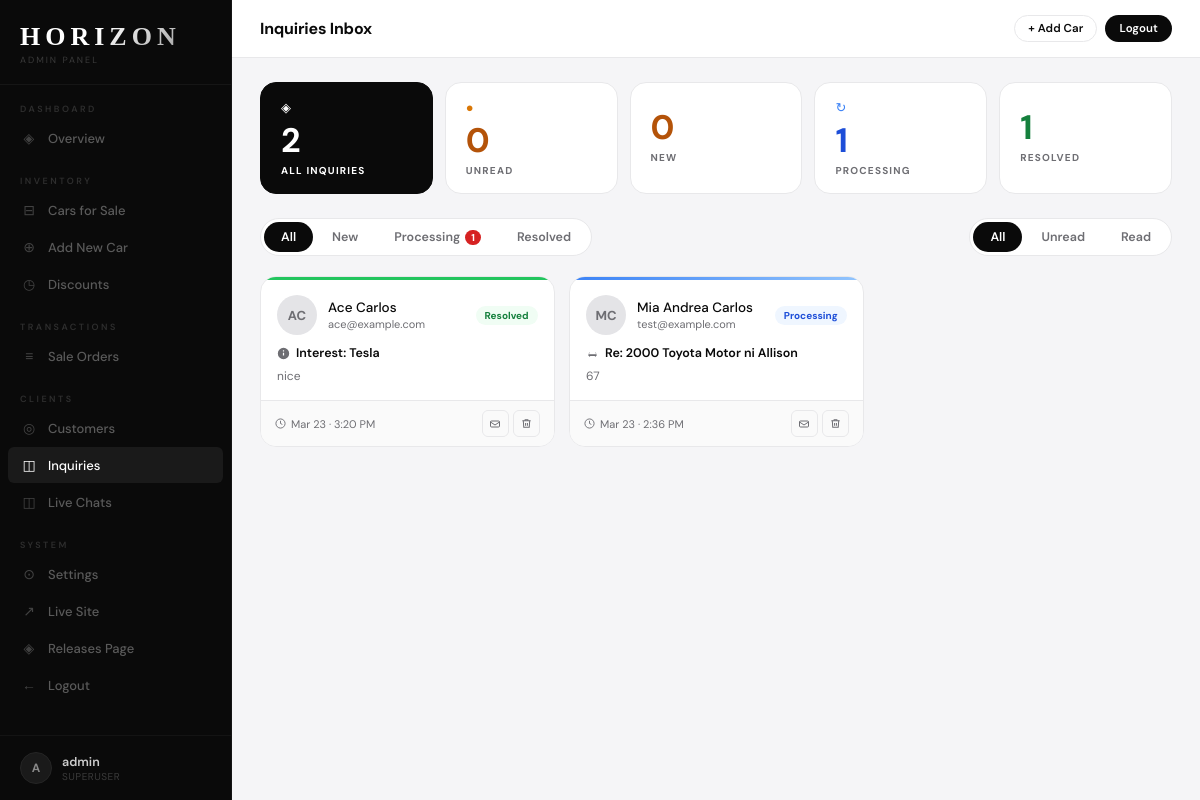
Screenshot of /admin-panel/inquiries/?status=all&read=all (signed in) with the database file from the repository.
### horizon/models.py (models this page shows, shortened)
class Inquiry(models.Model):
    STATUS_CHOICES = [
        ('new',        'New'),
        ('processing', 'Processing'),
        ('resolved',   'Resolved'),
    ]
    first_name       = models.CharField(max_length=50)
    last_name        = models.CharField(max_length=50)
    email            = models.EmailField()
    phone            = models.CharField(max_length=20, blank=True)
    vehicle_interest = models.CharField(max_length=50, blank=True)
    car              = models.ForeignKey('Car', null=True, blank=True, on_delete=models.SET_NULL, related_name='inquiries')
    message          = models.TextField()
    status           = models.CharField(max_length=20, choices=STATUS_CHOICES, default='new')
    admin_notes      = models.TextField(blank=True)
    created_at       = models.DateTimeField(auto_now_add=True)
    is_read          = models.BooleanField(default=False)
    @property
    def full_name(self):
        return f"{self.first_name} {self.last_name}"

class Car(models.Model):
    BRAND_CHOICES = [
        ('bmw', 'BMW'),
        ('benz', 'Mercedes-Benz'),
        ('toyota', 'Toyota'),
        ('tesla', 'Tesla'),
        ('porsche', 'Porsche'),
        ('lexus', 'Lexus'),
        ('foton', 'Foton'),
    ]
    CATEGORY_CHOICES = [
        ('sedan', 'Sedan'),
        ('suv', 'SUV'),
        ('sports', 'Sports'),
        ('electric', 'Electric'),
        ('truck', 'Truck'),
        ('van', 'Van/MPV'),
        ('crossover', 'Crossover'),
        ('pickup', 'Pickup'),
    ]
    LISTING_CHOICES = [('sale', 'For Sale')]
    STATUS_CHOICES  = [('available', 'Available'), ('reserved', 'Reserved'), ('sold', 'Sold')]
    TRANSMISSION_CHOICES = [('automatic', 'Automatic'), ('manual', 'Manual'), ('cvt', 'CVT')]
    FUEL_CHOICES = [('gasoline', 'Gasoline'), ('diesel', 'Diesel'), ('electric', 'Electric'), ('hybrid', 'Hybrid')]
    brand        = models.CharField(max_length=20, choices=BRAND_CHOICES)
    model        = models.CharField(max_length=100)
    year         = models.IntegerField()
    category     = models.CharField(max_length=20, choices=CATEGORY_CHOICES)
    listing_type = models.CharField(max_length=10, choices=LISTING_CHOICES, default='sale')
    sale_price   = models.DecimalField(max_digits=12, decimal_places=2, null=True, blank=True)
    status       = models.CharField(max_length=20, choices=STATUS_CHOICES, default='available')
    mileage      = models.IntegerField(null=True, blank=True)
    transmission = models.CharField(max_length=20, choices=TRANSMISSION_CHOICES, default='automatic')
    fuel_type    = models.CharField(max_length=20, choices=FUEL_CHOICES, default='gasoline')
    color        = models.CharField(max_length=50, blank=True)
    plate_number = models.CharField(max_length=20, blank=True)
    description  = models.TextField(blank=True)
    photo   = models.ImageField(upload_to='cars/', null=True, blank=True)
    photo_2 = models.ImageField(upload_to='cars/', null=True, blank=True)
    photo_3 = models.ImageField(upload_to='cars/', null=True, blank=True)
    photo_4 = models.ImageField(upload_to='cars/', null=True, blank=True)
    discount_percent = models.DecimalField(max_digits=5, decimal_places=2, null=True, blank=True)
    discount_label   = models.CharField(max_length=60, blank=True)
    created_at       = models.DateTimeField(auto_now_add=True)
    def __str__(self):
        return f"{self.year} {self.get_brand_display()} {self.model}"

### horizon/views.py (the view)
# urls.py: path('admin-panel/inquiries/',                         views.admin_inquiries,          name='admin_inquiries'),
@login_required
def admin_inquiries(request):
    status_filter = request.GET.get('status', 'all')
    read_filter   = request.GET.get('read', 'all')
    inquiries     = Inquiry.objects.select_related('car').all().order_by('-is_read', '-created_at')
    if status_filter != 'all':
        inquiries = inquiries.filter(status=status_filter)
    if read_filter == 'unread':
        inquiries = inquiries.filter(is_read=False)
    elif read_filter == 'read':
        inquiries = inquiries.filter(is_read=True)
    counts = {
        'new':        Inquiry.objects.filter(status='new').count(),
        'processing': Inquiry.objects.filter(status='processing').count(),
        'resolved':   Inquiry.objects.filter(status='resolved').count(),
        'unread':     Inquiry.objects.filter(is_read=False).count(),
        'total':      Inquiry.objects.count(),
    }
    return render(request, 'horizon/admin_inquiries.html', {
        'inquiries': inquiries,
        'status_filter': status_filter,
        'read_filter': read_filter,
        'counts': counts,
        'cars': Car.objects.all().order_by('brand', 'model'),
    })

### horizon/templates/horizon/admin_inquiries.html (shortened to what this page needs)
{% extends 'horizon/admin_base.html' %}
{% block page_title %}Inquiries Inbox{% endblock %}
{% block admin_content %}
<div class="ib-kpi-row">
  <a href="?status=all&read=all" class="ib-kpi {% if status_filter == 'all' and read_filter == 'all' %}ib-kpi-active{% endif %}">
    <span class="ib-kpi-icon">◈</span>
    <span class="ib-kpi-num">{{ counts.total }}</span>
    <span class="ib-kpi-lbl">All Inquiries</span>
  </a>
  <a href="?status=all&read=unread" class="ib-kpi ib-kpi-amber {% if read_filter == 'unread' %}ib-kpi-active{% endif %}">
    <span class="ib-kpi-icon">●</span>
    <span class="ib-kpi-num">{{ counts.unread }}</span>
    <span class="ib-kpi-lbl">Unread</span>
  </a>
  <a href="?status=new&read=all" class="ib-kpi ib-kpi-amber {% if status_filter == 'new' and read_filter == 'all' %}ib-kpi-active{% endif %}">
    <span class="ib-kpi-num">{{ counts.new }}</span>
    <span class="ib-kpi-lbl">New</span>
  </a>
  <a href="?status=processing&read=all" class="ib-kpi ib-kpi-blue {% if status_filter == 'processing' and read_filter == 'all' %}ib-kpi-active{% endif %}">
    <span class="ib-kpi-icon">↻</span>
    <span class="ib-kpi-num">{{ counts.processing }}</span>
    <span class="ib-kpi-lbl">Processing</span>
  </a>
  <a href="?status=resolved&read=all" class="ib-kpi ib-kpi-green {% if status_filter == 'resolved' and read_filter == 'all' %}ib-kpi-active{% endif %}">
    <span class="ib-kpi-num">{{ counts.resolved }}</span>
    <span class="ib-kpi-lbl">Resolved</span>
  </a>
</div>
<div class="ib-toolbar">
  <div class="ib-filter-tabs">
    <a href="?status=all&read={{ read_filter }}"        class="ib-ftab {% if status_filter == 'all' %}on{% endif %}">All</a>
    <a href="?status=new&read={{ read_filter }}"        class="ib-ftab {% if status_filter == 'new' %}on{% endif %}">New{% if counts.new %} <em>{{ counts.new }}</em>{% endif %}</a>
    <a href="?status=processing&read={{ read_filter }}" class="ib-ftab {% if status_filter == 'processing' %}on{% endif %}">Processing{% if counts.processing %} <em>{{ counts.processing }}</em>{% endif %}</a>
    <a href="?status=resolved&read={{ read_filter }}"   class="ib-ftab {% if status_filter == 'resolved' %}on{% endif %}">Resolved</a>
  </div>
  <div class="ib-read-tabs">
    <a href="?status={{ status_filter }}&read=all"    class="ib-rtab {% if read_filter == 'all' %}on{% endif %}">All</a>
    <a href="?status={{ status_filter }}&read=unread" class="ib-rtab {% if read_filter == 'unread' %}on{% endif %}">Unread</a>
    <a href="?status={{ status_filter }}&read=read"   class="ib-rtab {% if read_filter == 'read' %}on{% endif %}">Read</a>
  </div>
</div>
{% if inquiries %}
<div class="ib-grid">
  {% for inq in inquiries %}
  <a class="ib-card {% if not inq.is_read %}ib-card-unread{% endif %} ib-card-{{ inq.status }}"
     href="{% url 'admin_inquiry_detail' inq.pk %}">
    <div class="ib-card-accent ib-accent-{{ inq.status }}"></div>
    <div class="ib-card-header">
      <div class="ib-card-avatar {% if not inq.is_read %}ib-avatar-unread{% endif %}">
        {{ inq.first_name|first|upper }}{{ inq.last_name|first|upper }}
      </div>
      <div class="ib-card-who">
        <span class="ib-card-name {% if not inq.is_read %}ib-bold{% endif %}">{{ inq.full_name }}</span>
        <span class="ib-card-email">{{ inq.email }}</span>
      </div>
      <div class="ib-card-badges">
        <span class="ib-pill ib-pill-{{ inq.status }}">{{ inq.get_status_display }}</span>
      </div>
    </div>
    <div class="ib-card-subject {% if not inq.is_read %}ib-bold{% endif %}">
      {% if inq.car %}
        <svg class="ib-subj-icon" viewBox="0 0 16 16" fill="currentColor"><path d="M3 11V9.5l1-3h8l1 3V11h-1v1H11v-1H5v1H4v-1H3zm1.5-4.5L3.6 9h8.8l-.9-2.5H4.5zm-.5 3a.5.5 0 110 1 .5.5 0 010-1zm8 0a.5.5 0 110 1 .5.5 0 010-1z"/></svg>
        Re: {{ inq.car }}
      {% elif inq.vehicle_interest %}
        <svg class="ib-subj-icon" viewBox="0 0 16 16" fill="currentColor"><path d="M8 1a7 7 0 100 14A7 7 0 008 1zm.75 9.5h-1.5V7h1.5v3.5zm0-5h-1.5V4h1.5v1.5z"/></svg>
        Interest: {{ inq.vehicle_interest }}
      {% else %}
        <svg class="ib-subj-icon" viewBox="0 0 16 16" fill="currentColor"><path d="M2 2h12a1 1 0 011 1v8a1 1 0 01-1 1H9l-3 2v-2H2a1 1 0 01-1-1V3a1 1 0 011-1z"/></svg>
        General Inquiry
      {% endif %}
    </div>
    <p class="ib-card-preview">{{ inq.message|truncatechars:110 }}</p>
    <div class="ib-card-footer">
      <span class="ib-card-date">
        <svg width="11" height="11" viewBox="0 0 24 24" fill="none" stroke="currentColor" stroke-width="2"><circle cx="12" cy="12" r="10"/><polyline points="12 6 12 12 16 14"/></svg>
        {{ inq.created_at|date:"M d" }} · {{ inq.created_at|time:"g:i A" }}
      </span>
      <div class="ib-card-actions" onclick="event.preventDefault(); event.stopPropagation();">
        <form method="post" action="{% url 'admin_inquiry_toggle_read' inq.pk %}">
          <button class="ib-act-btn" title="{% if inq.is_read %}Mark unread{% else %}Mark read{% endif %}">
            {% if inq.is_read %}
            <svg width="12" height="12" viewBox="0 0 24 24" fill="none" stroke="currentColor" stroke-width="2"><path d="M3 8l9 6 9-6"/><rect x="3" y="6" width="18" height="12" rx="2"/></svg>
            {% else %}
            <svg width="12" height="12" viewBox="0 0 24 24" fill="currentColor"><path d="M3 6a2 2 0 012-2h14a2 2 0 012 2v12a2 2 0 01-2 2H5a2 2 0 01-2-2V6zm2 0l7 5 7-5H5z"/></svg>
            {% endif %}
          </button>
        </form>
        <form method="post" action="{% url 'admin_inquiry_delete' inq.pk %}" onsubmit="return confirm('Delete inquiry from {{ inq.full_name|escapejs }}?')">
          <button class="ib-act-btn ib-act-del" title="Delete">
            <svg width="11" height="11" viewBox="0 0 24 24" fill="none" stroke="currentColor" stroke-width="2.2"><polyline points="3 6 5 6 21 6"/><path d="M19 6l-1 14H6L5 6"/><path d="M10 11v6M14 11v6"/><path d="M9 6V4h6v2"/></svg>
          </button>
        </form>
      </div>
    </div>
  </a>
  {% endfor %}
</div>
{% endif %}
{% endblock %}

### horizon/templates/horizon/admin_base.html (shortened to what this page needs)
{% load static %}
<!DOCTYPE html>
<html lang="en">
<head>
</head>
<body>
<aside class="sb">
  <a class="sb-logo" href="{% url 'home' %}">
    <span class="sb-logo-word">HORIZON</span>
    <span class="sb-logo-sub">Admin Panel</span>
  </a>
  <span class="sb-section-label">Dashboard</span>
  <nav class="sb-nav">
    <a href="{% url 'admin_dashboard' %}" class="{% if request.resolver_match.url_name == 'admin_dashboard' %}active{% endif %}">
      <span class="ico">◈</span> Overview
    </a>
  </nav>
  <span class="sb-section-label">Inventory</span>
  <nav class="sb-nav">
    <a href="{% url 'admin_cars' %}" class="{% if request.resolver_match.url_name == 'admin_cars' %}active{% endif %}">
      <span class="ico">⊟</span> Cars for Sale
    </a>
    <a href="{% url 'admin_car_add' %}" class="{% if request.resolver_match.url_name == 'admin_car_add' %}active{% endif %}">
      <span class="ico">⊕</span> Add New Car
    </a>
    <a href="{% url 'admin_discounts' %}" class="{% if request.resolver_match.url_name == 'admin_discounts' %}active{% endif %}">
      <span class="ico">◷</span> Discounts
    </a>
  </nav>
  <span class="sb-section-label">Transactions</span>
  <nav class="sb-nav">
    <a href="{% url 'admin_orders' %}" class="{% if request.resolver_match.url_name == 'admin_orders' %}active{% endif %}">
      <span class="ico">≡</span> Sale Orders
    </a>
  </nav>
  <span class="sb-section-label">Clients</span>
  <nav class="sb-nav">
    <a href="{% url 'admin_customers' %}" class="{% if request.resolver_match.url_name == 'admin_customers' %}active{% endif %}">
      <span class="ico">◎</span> Customers
    </a>
    <a href="{% url 'admin_inquiries' %}?read=unread" class="{% if request.resolver_match.url_name == 'admin_inquiries' or request.resolver_match.url_name == 'admin_inquiry_detail' %}active{% endif %}">
      <span class="ico">◫</span> Inquiries
    </a>
    <a href="{% url 'admin_chats' %}" class="{% if request.resolver_match.url_name == 'admin_chats' %}active{% endif %}">
      <span class="ico">◫</span> Live Chats
    </a>
  </nav>
  <span class="sb-section-label">System</span>
  <nav class="sb-nav">
    <a href="{% url 'admin_settings' %}" class="{% if request.resolver_match.url_name == 'admin_settings' %}active{% endif %}">
      <span class="ico">⊙</span> Settings
    </a>
    <a href="{% url 'home' %}" target="_blank">
      <span class="ico">↗</span> Live Site
    </a>
    <a href="{% url 'releases' %}" target="_blank">
      <span class="ico">◈</span> Releases Page
    </a>
    <a href="{% url 'admin_logout' %}">
      <span class="ico">←</span> Logout
    </a>
  </nav>
  <div class="sb-footer">
    <div class="sb-user">
      <div class="sb-avatar">{{ request.user.username|first|upper }}</div>
      <div>
        <div class="sb-uname">{{ request.user.get_full_name|default:request.user.username }}</div>
        <div class="sb-urole">{% if request.user.is_superuser %}Superuser{% else %}Staff{% endif %}</div>
      </div>
    </div>
  </div>
</aside>
<div class="main">
  <div class="topbar">
    <span class="topbar-title">{% block page_title %}Dashboard{% endblock %}</span>
    <div class="topbar-actions">
      <a class="btn btn-outline btn-sm" href="{% url 'admin_car_add' %}">+ Add Car</a>
      <a class="btn btn-primary btn-sm" href="{% url 'admin_logout' %}">Logout</a>
    </div>
  </div>
  <div class="content">
    {% block admin_content %}{% endblock %}
  </div>
</div>
</body>
</html>

### rows the page displays
Inquiry: first_name|first "A", last_name|first "C", full_name "Ace Carlos", email "ace@example.com", status "Resolved", vehicle_interest "Tesla", message "nice", created_at "Mar 23", created_at "3:20 PM", is_read True (drawn)
Inquiry: first_name|first "M", last_name|first "C", full_name "Mia Andrea Carlos", email "test@example.com", status "Processing", car "2000 Toyota Motor ni Allison", message "67", created_at "Mar 23", created_at "2:36 PM", is_read True (drawn)

### other values shown
{{ request.user.username|first|upper }} "A"
{{ request.user.get_full_name|default:request.user.username }} "admin"
{{ counts.total }} "2"
{{ counts.unread }} "0"
{{ counts.new }} "0"
{{ counts.processing }} "1"
{{ counts.resolved }} "1"
